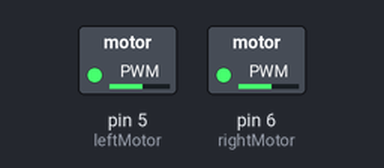
A sketch run on a simulated Arduino Uno, built with avr-gcc and run on an emulated ATmega328P. Parts: switched loads named in the sketch (green lamp = pin HIGH). Dashed ring = blinking.

Above: at 0.05 s.
Timing chart, 0 to 3.0 s (numbered marks = the images above):
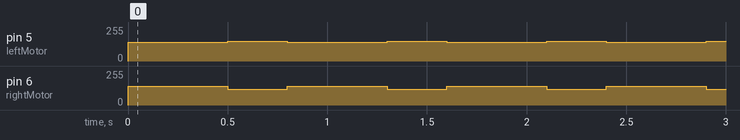

The sketch:

motorController.ino
```cpp
int leftMotor = 5;
int rightMotor = 6;

void setup() {
  pinMode(leftMotor, OUTPUT);
  pinMode(rightMotor, OUTPUT);
}

void loop() {

  // Standard forward movement
  analogWrite(leftMotor, 140);
  analogWrite(rightMotor, 140);

  delay(500);

  // Corner testing adjustment
  // Slows right motor slightly to improve turning
  analogWrite(leftMotor, 150);
  analogWrite(rightMotor, 120);

  delay(300);

}
```

Measured:
- by itself, pin 5 (leftMotor): alternates 150/255 for 0.30 s and 140/255 for 0.50 s
- by itself, pin 6 (rightMotor): alternates 140/255 for 0.50 s and 120/255 for 0.30 s
